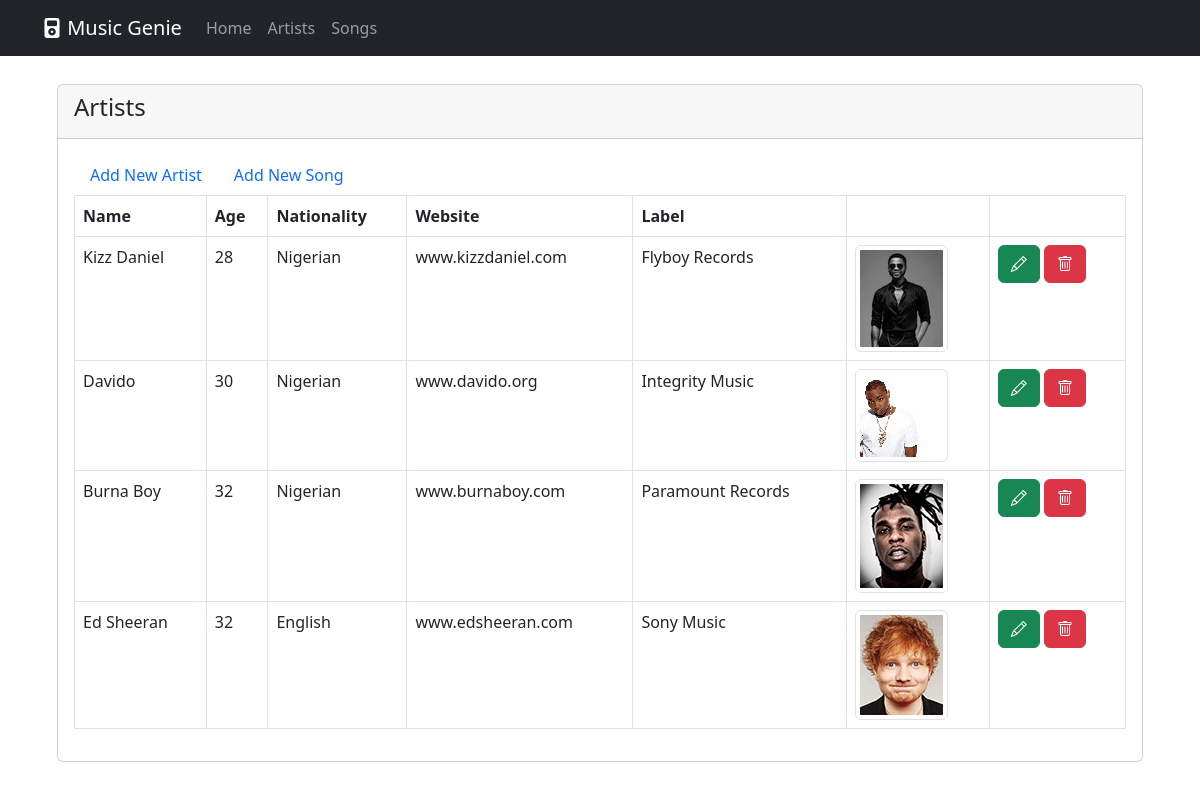
The page /artists/ on the database as committed earlier.
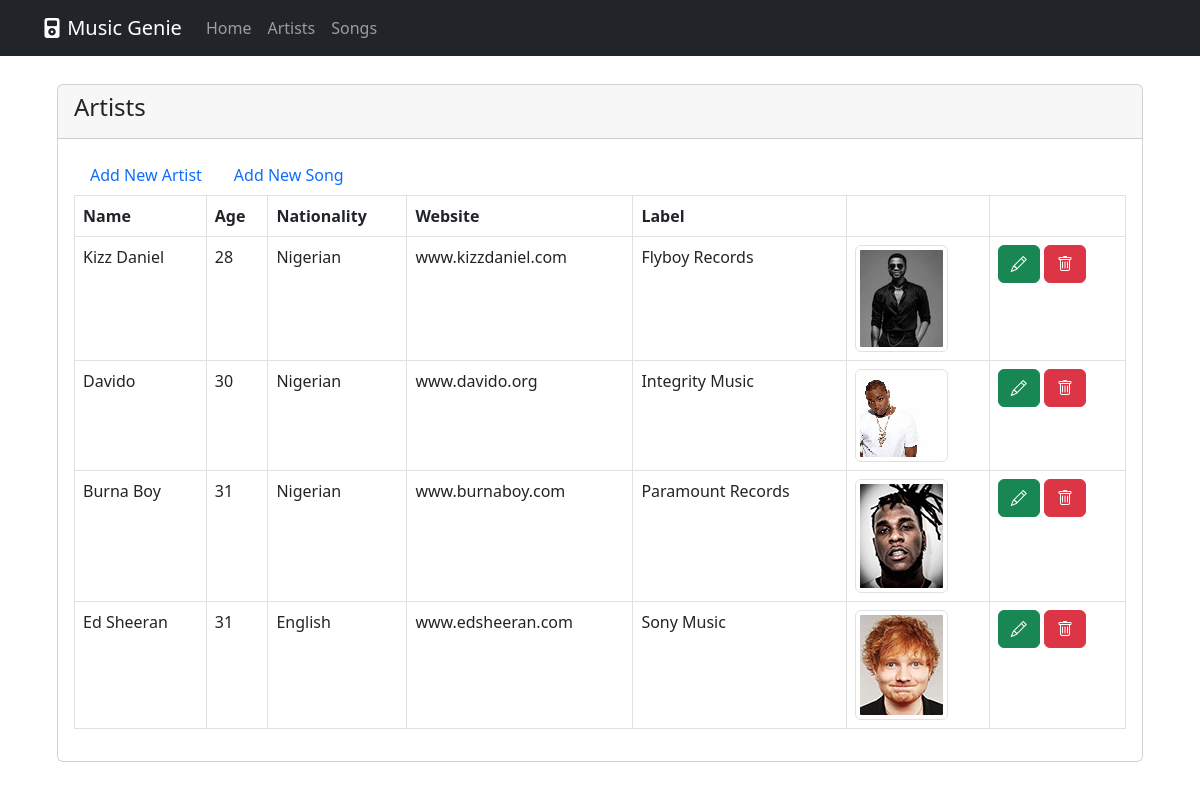
The same page on the database as committed later.
### music_app/models.py (models this page shows, shortened)
class Artist(models.Model):
    id = models.AutoField(primary_key=True)
    name = models.CharField('', max_length=100, null=False)
    age = models.IntegerField('', null=True)
    nationality = models.CharField('', max_length=200)
    website = models.CharField('', max_length=100)
    label = models.CharField('', max_length=200)
    image = models.ImageField('', upload_to='images/', null=True)
    class Meta:
        verbose_name = 'Artist'
        verbose_name_plural = 'Artists'

### music_app/views.py (the view)
# urls.py: path('artists/', ArtistListView.as_view(), name='artists'),
class ArtistListView(ListView):
    model = Artist
    context_object_name = 'artists'
    template_name = 'list_artists.html'

### templates/list_artists.html (shortened to what this page needs)
{% extends '_base.html' %}
{% block content %}
<div class="card">
    <div class="card-header card-header-secondary">
        <h4 class="card-title">Artists</h4>
    </div>
    <div class="card-body">
        <ul class="nav nav-pills">
            <li class="nav-item">
                <a class="nav-link" aria-current="page" href="{% url 'add_artist' %}"> Add New Artist</a>
            </li>
            <li class="nav-item">
                <a class="nav-link" href="{% url 'add_song' %}">Add New Song</a>
            </li>
        </ul>
        <div>
            {% if artists %}
            <table class="table table-bordered striped table-hover">
                <thead>
                    <tr>
                        <th scope="col">Name</th>
                        <th scope="col">Age</th>
                        <th scope="col">Nationality</th>
                        <th scope="col">Website</th>
                        <th scope="col">Label</th>
                        <th scope="col"></th>
                        <th scope="col"></th>
                    </tr>
                </thead>
                <tbody>
                    {% for artist in artists %}
                    <tr>
                        <td>{{artist.name}}</td>
                        <td>{{artist.age}}</td>
                        <td>{{artist.nationality}}</td>
                        <td>{{artist.website}}</td>
                        <td>{{artist.label}}</td>
                        <td>{% if artist.image%} <img src="{{artist.image.url}}" class="img-thumbnail"> {% endif %}</td>
                        <td>
                            <a href="artist-details/{{artist.id}}" class="btn btn btn-success" type="button"><i class="bi bi-pencil"></i></a>
                            <a href="artist-delete/{{artist.id}}" class="btn btn btn-danger" data-bs-toggle="modal" data-bs-target="#deleteModal{{artist.id}}" type="button"><i class="bi bi-trash"></i></a>
                        </td>
                    </tr>
                    {% endfor %}
                </tbody>
            </table>
            {% else %}
                <p>No artist records found in the database </p>
            {% endif %}
        </div>
    </div>
</div>
{% endblock content %}

Rows that differ between the two databases and show on the page:
changed Artist "Burna Boy": age "32" → "31"
changed Artist "Ed Sheeran": age "32" → "31"
